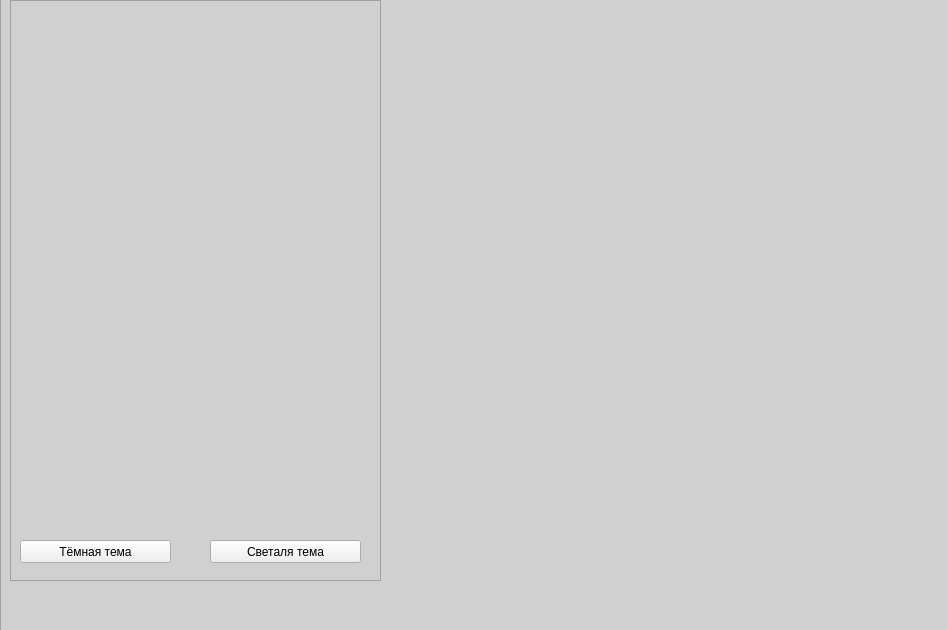
<?xml version="1.0" encoding="UTF-8"?>
<ui version="4.0">
 <class>MainWindow</class>
 <widget class="QMainWindow" name="MainWindow">
  <property name="geometry">
   <rect>
    <x>0</x>
    <y>0</y>
    <width>947</width>
    <height>630</height>
   </rect>
  </property>
  <property name="minimumSize">
   <size>
    <width>947</width>
    <height>630</height>
   </size>
  </property>
  <property name="maximumSize">
   <size>
    <width>947</width>
    <height>630</height>
   </size>
  </property>
  <property name="windowTitle">
   <string>MainWindow</string>
  </property>
  <property name="styleSheet">
   <string notr="true">QFrame {
    background-color: rgb(208, 208, 208);
  }
</string>
  </property>
  <widget class="QWidget" name="centralwidget">
   <property name="styleSheet">
    <string notr="true"/>
   </property>
   <widget class="QFrame" name="backgroundFrame">
    <property name="geometry">
     <rect>
      <x>0</x>
      <y>-20</y>
      <width>951</width>
      <height>651</height>
     </rect>
    </property>
    <property name="styleSheet">
     <string notr="true"/>
    </property>
    <property name="frameShape">
     <enum>QFrame::StyledPanel</enum>
    </property>
    <property name="frameShadow">
     <enum>QFrame::Raised</enum>
    </property>
    <widget class="QWidget" name="verticalLayoutWidget">
     <property name="geometry">
      <rect>
       <x>10</x>
       <y>20</y>
       <width>371</width>
       <height>581</height>
      </rect>
     </property>
     <layout class="QVBoxLayout" name="verticalLayout">
      <item>
       <widget class="QFrame" name="frame">
        <property name="styleSheet">
         <string notr="true"/>
        </property>
        <property name="frameShape">
         <enum>QFrame::StyledPanel</enum>
        </property>
        <property name="frameShadow">
         <enum>QFrame::Raised</enum>
        </property>
        <widget class="QLabel" name="accountImageLabel_2">
         <property name="geometry">
          <rect>
           <x>20</x>
           <y>10</y>
           <width>31</width>
           <height>51</height>
          </rect>
         </property>
         <property name="text">
          <string/>
         </property>
         <property name="pixmap">
          <pixmap>images/logo.svg</pixmap>
         </property>
        </widget>
        <widget class="QLabel" name="welcomLabel">
         <property name="geometry">
          <rect>
           <x>60</x>
           <y>20</y>
           <width>301</width>
           <height>31</height>
          </rect>
         </property>
         <property name="font">
          <font>
           <pointsize>16</pointsize>
          </font>
         </property>
         <property name="text">
          <string/>
         </property>
        </widget>
        <widget class="QPushButton" name="blackThemeButton">
         <property name="geometry">
          <rect>
           <x>10</x>
           <y>540</y>
           <width>151</width>
           <height>23</height>
          </rect>
         </property>
         <property name="styleSheet">
          <string notr="true"/>
         </property>
         <property name="text">
          <string>Тёмная тема</string>
         </property>
        </widget>
        <widget class="QPushButton" name="whiteThemeButton">
         <property name="geometry">
          <rect>
           <x>200</x>
           <y>540</y>
           <width>151</width>
           <height>23</height>
          </rect>
         </property>
         <property name="styleSheet">
          <string notr="true"/>
         </property>
         <property name="text">
          <string>Светаля тема</string>
         </property>
        </widget>
       </widget>
      </item>
     </layout>
    </widget>
   </widget>
  </widget>
 </widget>
 <resources/>
 <connections/>
</ui>
